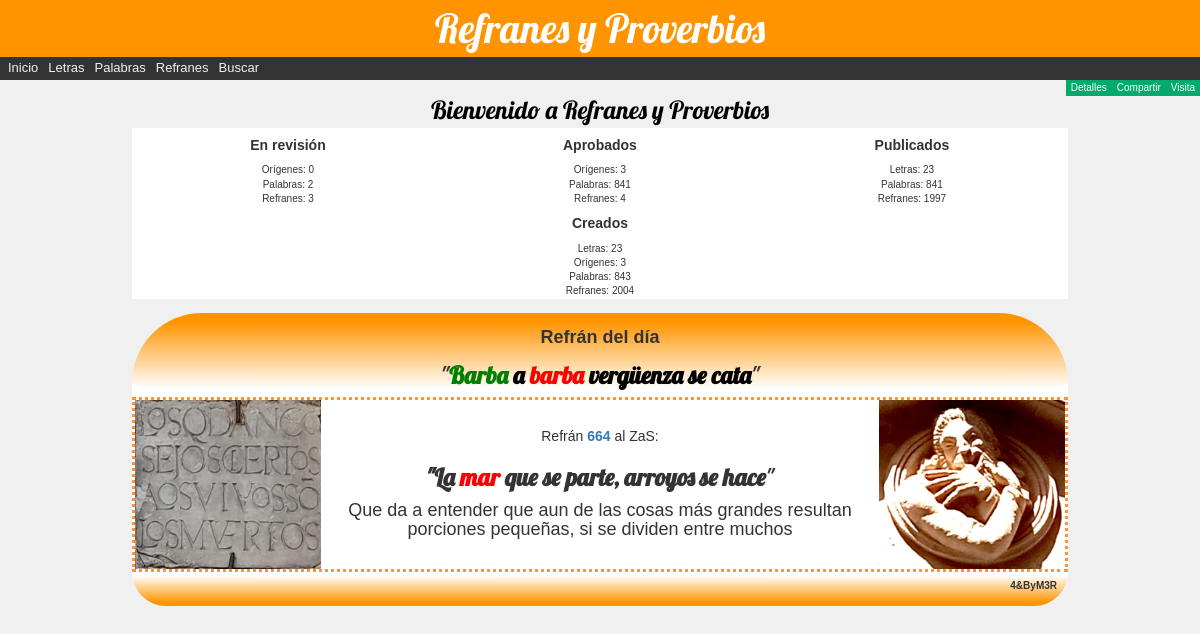
Screenshot of /refran/ with the database file from the repository.
### refran/models.py (models this page shows, shortened)
class Refran(models.Model):
   id = models.UUIDField(
        primary_key=True,
        default=uuid.uuid4,
        )
   dicho = models.TextField(
           'Refrán',
           max_length=191,
           )
   explicacion = models.TextField(
                 'Explicación',
                 max_length=251,
                 )
   fecha = models.DateField(
           'Registrado',
           default=date.today,
           null=True,
           blank=True
           )
   fechaaprobacion = models.DateField(
           'Aprobado',
           null=True,
           blank=True
           )
   fechapublicacion = models.DateField(
           'Publicado',
           null=True,
           blank=True
           )
   ESTADOS = (
         ('r', 'Revisión'),
         ('a', 'Aprobado'),
         ('p', 'Publicado')
      )
   estado = models.CharField(
            'Estado',
            max_length=1,
            choices=ESTADOS,
            blank=True,
            default='r',
            )
   letra = models.ForeignKey(
           'Letra',
           on_delete=models.RESTRICT,
           null=False
           )
   palabra = models.ForeignKey(
             'Palabra',
             on_delete=models.RESTRICT,
             null=True
             )
   origen = models.ForeignKey(
            'Origen',
            on_delete=models.RESTRICT,
            null=True
            )
   creador = models.ForeignKey(
             settings.AUTH_USER_MODEL,
             on_delete=models.SET_NULL,
             null=True,
             blank=True
             )
   class Meta:
      ordering = ['palabra', 'fecha', 'fechaaprobacion', 'fechapublicacion']

class Palabra(models.Model):
   id = models.UUIDField(
        primary_key=True,
        default=uuid.uuid4,
        )
   palabra = models.CharField(
             'Palabra',
             max_length=31,
             )
   significado = models.TextField(
             'Significado',
             max_length=352,
             default="",
             )
   fecha = models.DateField(
           'Registrada',
           default=date.today,
           null=True,
           blank=True
           )
   letra = models.ForeignKey(
           'Letra',
           on_delete=models.RESTRICT,
           null=False
           )
   origen = models.ForeignKey(
            'Origen',
            on_delete=models.RESTRICT,
            null=True
            )
   creador = models.ForeignKey(
             settings.AUTH_USER_MODEL,
             on_delete=models.SET_NULL,
             null=True,
             blank=True
             )
   ESTADOS = (
         ('r', 'Revisión'),
         ('a', 'Aprobada'),
      )
   estado = models.CharField(
            'Estado',
            max_length=1,
            choices=ESTADOS,
            blank=True,
            default='r',
            )
   class Meta:
       ordering = ['palabra','letra','origen','fecha']

### refran/views.py (the view)
# urls.py: path('', views.index, name='index'),
def index(request):
   num_letras = Letra.objects.all().count()
   num_origenes = Origen.objects.all().count()
   num_origenes_revision = Origen.objects.filter(estado__exact='r').count()
   num_origenes_aprobados = Origen.objects.filter(estado__exact='a').count()
   num_palabras = Palabra.objects.all().count()
   num_palabras_revision = Palabra.objects.filter(estado__exact='r').count()
   num_palabras_aprobadas = Palabra.objects.filter(estado__exact='a').count()
   num_refranes = Refran.objects.all().count()
   num_refranes_revision = Refran.objects.filter(estado__exact='r').count()
   num_refranes_aprobados = Refran.objects.filter(estado__exact='a').count()
   num_refranes_publicados = Refran.objects.filter(estado__exact='p').count()
   num_visitas = request.session.get('num_visitas', 0)
   dt = datetime.now()
   fecha_ano = dt.year
   fecha_mes = dt.month
   fecha_dia = dt.day
   fecha='%s%s%s' % (fecha_ano,fecha_mes,fecha_dia)
   resto=str(int(fecha)%int(num_refranes_publicados))
   if (num_refranes_publicados !=0):
      num_aleatorio=random.randint(1, num_refranes_publicados)
      refran_aleatorio=Refran.objects.filter(estado__exact='p').order_by('fecha').order_by('fechaaprobacion').order_by('fechapublicacion')[num_aleatorio-1]
      refran_dicho=refran_aleatorio.dicho
      refran_explicacion=refran_aleatorio.explicacion
      refran_palabra=refran_aleatorio.palabra.palabra
      refran_palabra_id=refran_aleatorio.palabra.id
      refran_deldia=Refran.objects.filter(estado__exact='p').order_by('fecha').order_by('fechaaprobacion').order_by('fechapublicacion')[int(resto)-1]
   else:
      refran_dicho=""
      refran_explicacion=""
      num_aleatorio=0
   context = {
      'num_letras': num_letras,
      'num_origenes':num_origenes,
      'num_origenes_revision':num_origenes_revision,
      'num_origenes_aprobados':num_origenes_aprobados,
      'num_palabras':num_palabras,
      'num_palabras_revision':num_palabras_revision,
      'num_palabras_aprobadas':num_palabras_aprobadas,
      'num_refranes':num_refranes,
      'num_refranes_revision': num_refranes_revision,
      'num_refranes_aprobados': num_refranes_aprobados,
      'num_refranes_publicados': num_refranes_publicados,
      'refran_aleatorio':refran_aleatorio.id,
      'refran_numero':num_aleatorio,
      'refran_dicho':refran_dicho,
      'refran_palabra':refran_palabra,
      'refran_palabra_id':refran_palabra_id,
      'refran_explicacion':refran_explicacion,
      'refran_deldia':refran_deldia,
      }
   return render(request, 'index.html', context=context)

### refran/templatetags/misfiltros.py (called while the page is built, shortened)
def es_primo(value,max):
   primo=True
   if value<=max:
      for i in range(2,value-1):
         if (value%i==0):
            primo=False
            break
   else:
      primo=False
   return primo

@register.filter(name='concatena')
@stringfilter
def concatena(value,cadena):
   return '%s%s' % (value,cadena)

@register.filter(name='resalta', is_Safe=True)
@stringfilter
def resalta(value, cadena):
   wordsList = value.split()
   for index, word in enumerate(wordsList):
      if word == cadena:
         reemplazar_por='<span style="color:green">%s</span>' % cadena
         wordsList[index] = reemplazar_por
      elif word.lower() == cadena.lower():
         reemplazar_por='<span style="color:red">%s</span>' % word
         wordsList[index] = reemplazar_por
      elif cadena in word:
         reemplazar_por='<span style="color:purple">%s</span>' % cadena
         nueva_cadena=word.replace(cadena,reemplazar_por)
         wordsList[index] = nueva_cadena
   result = " ".join([word for word in wordsList])
   return mark_safe(result)

@stringfilter
@register.filter(name='resaltayenlaza', is_Safe=True)
def resaltayenlaza(value, args):
   (cadena,enlace) = args.split()
   wordsList = value.split()
   for index, word in enumerate(wordsList):
      if word == cadena:
         reemplazar_por='<a href="palabra/%s"><span style="color:green">%s</span></a>' % (enlace,cadena)
         wordsList[index] = reemplazar_por
      elif word.lower() == cadena.lower():
         reemplazar_por='<a href="palabra/%s"><span style="color:red">%s</span></a>' % (enlace,word)
         wordsList[index] = reemplazar_por
      elif cadena in word:
         reemplazar_por='<a href="palabra/%s"><span style="color:purple">%s</span></a>' % (enlace,cadena)
         nueva_cadena=word.replace(cadena,reemplazar_por)
         wordsList[index] = nueva_cadena
   result = " ".join([word for word in wordsList])
   return mark_safe(result)

@register.filter(name='activa_primo', is_Safe=True)
@stringfilter
def activa_primo(value):
   if es_primo(int(value),7777):
      result = '<span alt="4L0uP" class="blink"><span>%s</span></span>' % value
      return mark_safe(result)
   else:
      return value

### refran/templates/index.html
{% extends "base_generic.html" %}
{% load misfiltros %}
{% block content %}
      <div class="col-sm-12">
         <div class="titulo_pag">
            Bienvenido a Refranes y Proverbios
         </div>
         <div id="contenido">
            <section>
               <article id="revision">
                  <h5><strong>En revisión</strong></h5>
                  Orígenes: {{ num_origenes_revision }}
                  <br>Palabras: {{ num_palabras_revision}}
                  <br>Refranes: {{ num_refranes_revision }}
               </article>
               <article id="aprobados">
                  <h5><strong>Aprobados</strong></h5>
                  Orígenes: {{ num_origenes_aprobados }}
                  <br>Palabras: {{ num_palabras_aprobadas }}
                  <br>Refranes: {{ num_refranes_aprobados }}
               </article>
               <article id="publicados">
                  <h5><strong>Publicados</strong></h5>
                  Letras: {{ num_letras }}
                  <br>Palabras: {{ num_palabras_aprobadas }}
                  <br>Refranes: {{ num_refranes_publicados }}
               </article>
               <article id="creados">
                  <h5><strong>Creados</strong></h5>
                  Letras: {{ num_letras }}
                  <br>Orígenes: {{ num_origenes }}
                  <br>Palabras: {{ num_palabras }}
                  <br>Refranes: {{ num_refranes }}
               </article>
               <br>&nbsp;
               <article id="aldia">
               <table border="0" width="100%">
               <tr><td colspan="3">
                 <h4><strong>Refrán del día</strong></h4>
                 <div class="refran">
                    "<strong><a href="refranes/{{refran_deldia.id }}">{{ refran_deldia.dicho|resalta:refran_deldia.palabra.palabra }}</a></strong>"
                  </div>
               </td></tr>
               </table>
               </article>
               <article id="alzas">
               <table border="0" width="100%">
               <tr><td width="20%">
                  <div title="Los que dan consejos ciertos a los vivos son los muertos">
                  <img width="100%" alt="Los que dan consejos ciertos a los vivos son los muertos" src="/static/images/consejos.jpg"/>
                  </div>
                  </td>
                  <td width="60%">
                  <h5>Refrán <strong><a href="refranes/{{refran_aleatorio}}">{{ refran_numero|activa_primo }}</a></strong> al ZaS:</h5>
                  {% with cadena=refran_palabra|concatena:" "|concatena:refran_palabra_id %}
                  <h3><div class="refran"><strong>"{{ refran_dicho|resaltayenlaza:cadena|safe }}</strong>"</div></h3>
                  {% endwith %}
                  <h4><div>{{ refran_explicacion }}</div></h4>
                  </td>
               <td width="20%">
               <div title="Tururú, tururú, nos dicen desde el Cielo">
                  <img width="100%" alt="Tururú, tururú, nos dicen desde el Cielo" src="/static/images/tururu.jpg"/>
               </div></td></tr>
               </table>
               </article>
            </section>
            <section>
               <article id="pie">
                  <strong>4&ByM3R</strong>
               </article>
            </section>
         </div>
      </div>
{% endblock %}

### refran/static/css/estilos.css (style rules this page uses)
body { margin:0; font-family: Arial, Helvetica, sans-serif; background-color:#f0f0f0; font-size:100%; margin:0; padding:0; border:0; }
.titulo_pag { font-family:Lobster; color:#000000; z-index:1; position:relative; text-align:center; font-size:2.5em; padding-top:0.5em; }
#contenido { width:80%; margin: 0 auto; x_background-color:#f9f9f2; x_border-radius: 5rem 5rem 5rem 5rem; }
section { x_border-radius: 5rem 5rem 5rem 5rem; }
article { x_-webkit-box-sizing:border-box; x_-moz-box-sizing:border-box; x_box-sizing:border-box; float:left; height:100%; width:100%; background-color:white; padding:0px; text-align:center; x_border-color:red; x_border-style:double; x_border-radius: 5rem 5rem 5rem 5rem; }
#revision { width:33.33%; x_background-color:#dfe43d; x_font-size:80%; }
#aprobados { width:33.33%; x_background-color:#84e4a0; x_font-size:80%; }
#publicados { width:33.33%; x_background-color:#699cdd; x_font-size:80%; }
#creados { width:100%; x_background-color:#bde2d9;; }
#aldia { width:100%; padding: 5px 5px; x_background-color: #ff9400; border-color: #000000; background: linear-gradient(0,white 10%,#ff9400 90%); border-radius: 7rem 7rem 0 0; }
#aldia a { color: black; }
#aldia a:link { color: black; }
#alzas { width:100%; background-color:grey; background-color:white; border-color: #ff9333; border-style:dotted; }
#pie { text-align:right; padding:7px 11px 13px 0px; width:100%; background: linear-gradient(0, #ff9400 10%, white 90%); border-radius: 0 0 5rem 5rem; }
.refran { margin-top: 10px; margin-botton: 15px; font-family: 'Lobster'; font-size: 18pt; }

### rows the page displays
Refran: dicho|resalta "Barba a barba vergüenza se cata"
Refran: dicho "La mar que se parte, arroyos se hace", explicacion "Que da a entender que aun de las cosas más grandes resultan porciones pequeñas, si se dividen entre muchos"

### other values shown
{{ num_origenes_revision }} "0"
{{ num_palabras_revision }} "2"
{{ num_refranes_revision }} "3"
{{ num_origenes_aprobados }} "3"
{{ num_palabras_aprobadas }} "841"
{{ num_refranes_aprobados }} "4"
{{ num_letras }} "23"
{{ num_refranes_publicados }} "1997"
{{ num_origenes }} "3"
{{ num_palabras }} "843"
{{ num_refranes }} "2004"
